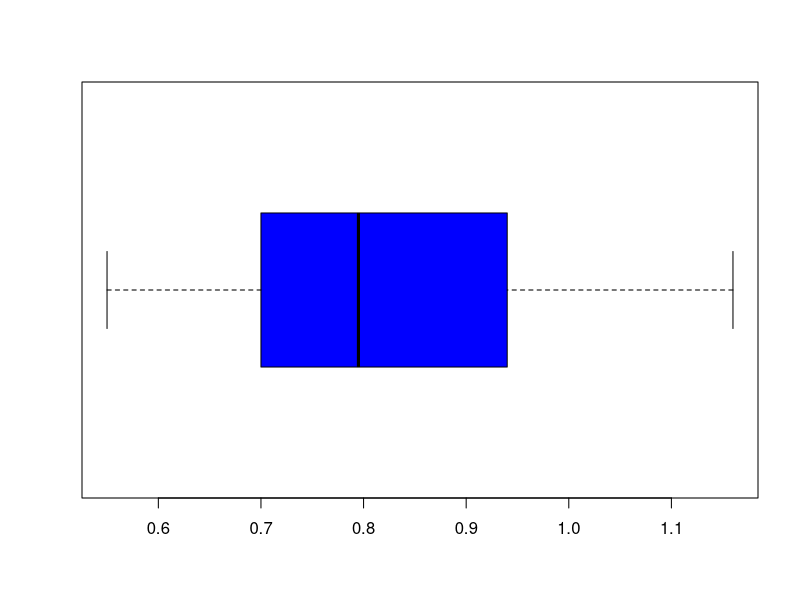
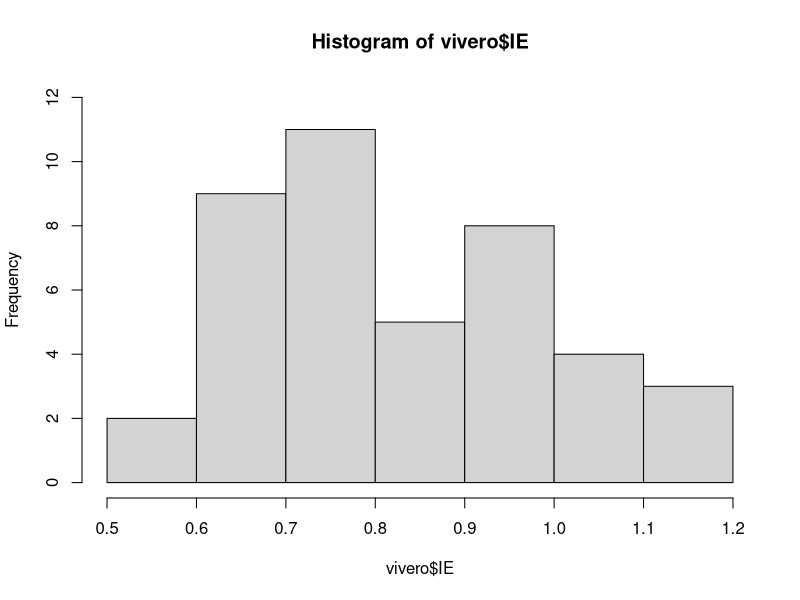

These charts were generated, in order, by the following R code:
# AMANDA
# 09/02/2022
# semanda 4 Sla de computo


# Importar datos ----------------------------------------------------------

vivero <- read.csv("CLASES/BD_vivero.csv", header = TRUE)
View(vivero)


# Estadística descriptiva -------------------------------------------------

# Medidas de tendencia central

mean(vivero$IE)
median(vivero$IE)
range(vivero$IE) 
fivenum(vivero$IE) 
 
# representación gráfica
 
boxplot(vivero$IE, horizontal = TRUE, col = "blue") 
hist(vivero$IE, ylim = c(0,12)) 

# tabla de  frecuencia
 
?table 
table(vivero$IE)
ftable(vivero$IE) 
 